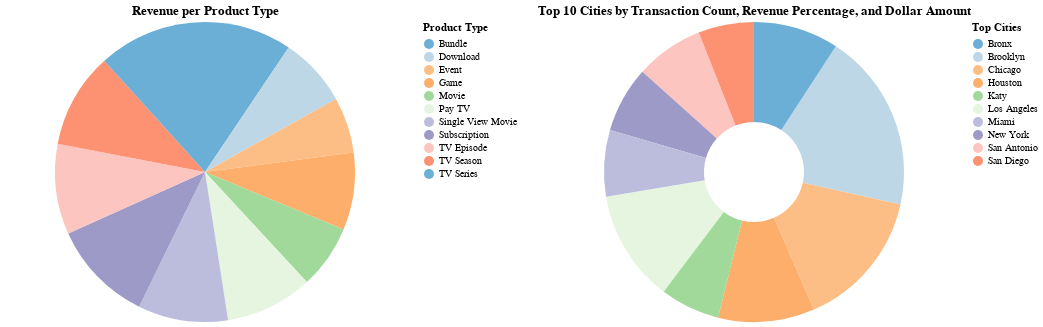

Notebook cell for this chart:
### Code cell
display(md("### Visualization of Key Data"))

import pandas as pd
import altair as alt

# Assuming df is your DataFrame
data = df

# For the pie chart, visualize the revenue per product type
pie_data = data.groupby('product_type')['amt_usd'].sum().reset_index()

# Calculate total revenue by city
city_revenue = data.groupby('location_name')['amt_usd'].sum().reset_index()
total_revenue = city_revenue['amt_usd'].sum()
city_revenue['revenue_percentage'] = (city_revenue['amt_usd'] / total_revenue) * 100

# Get the transaction count for each city
city_transactions = data['location_name'].value_counts().reset_index()
city_transactions.columns = ['location_name', 'transactions']

# Merge the revenue percentage data with the transaction count data
top_cities = city_transactions.merge(city_revenue, on='location_name')

# Take the top 10 cities based on transaction count
top_cities = top_cities.head(10)

# Define a more subdued color scheme
subdued_colors = ['#6baed6', '#bdd7e7', '#fdbe85', '#fdae6b', '#a1d99b', '#e5f5e0', '#bcbddc', '#9e9ac8', '#fcc5c0', '#fc9272']

# Creating a pie chart with a legend to the right and the subdued color scheme, formatting numbers in USD
pie_chart = alt.Chart(pie_data).mark_arc().encode(
    theta=alt.Theta(field='amt_usd', type='quantitative'),
    color=alt.Color(field='product_type', type='nominal', legend=alt.Legend(title='Product Type', orient='right'), scale=alt.Scale(range=subdued_colors)),
    tooltip=[alt.Tooltip('product_type:N'), alt.Tooltip('amt_usd:Q', title='Revenue', format='$,.2f')]
).properties(title='Revenue per Product Type', width=400)

# Creating a donut chart for the top 10 cities with a legend to the right and the subdued color scheme
donut_chart = alt.Chart(top_cities).mark_arc(innerRadius=50).encode(
    theta=alt.Theta(field='transactions', type='quantitative'),
    color=alt.Color(field='location_name', type='nominal', legend=alt.Legend(title='Top Cities', orient='right'), scale=alt.Scale(range=subdued_colors)),
    tooltip=[alt.Tooltip('location_name:N'), 
             alt.Tooltip('transactions:Q', title='Transactions', format=','), 
             alt.Tooltip('revenue_percentage:Q', title='Revenue %', format='.2f'),
             alt.Tooltip('amt_usd:Q', title='Revenue', format='$,.2f')]
).properties(title='Top 10 Cities by Transaction Count, Revenue Percentage, and Dollar Amount', width=400)

# Combine the charts
combined_charts = alt.hconcat(
    pie_chart, donut_chart
).resolve_scale(
    color='independent'
).configure_view(
    stroke=None
)

# To display the charts in the notebook, if you're running Jupyter Notebook or JupyterLab
combined_charts

### Figure 1 — Vega-Lite specification as saved in the notebook (floating-point values rounded to 4 significant figures)
{"config": {"view": {"continuousWidth": 300, "continuousHeight": 300, "stroke": null}}, "hconcat": [{"data": {"name": "data-ec677c41cf0ac97382ebcdf691a49faf"}, "mark": {"type": "arc"}, "encoding": {"color": {"field": "product_type", "legend": {"orient": "right", "title": "Product Type"}, "scale": {"range": ["#6baed6", "#bdd7e7", "#fdbe85", "#fdae6b", "#a1d99b", "#e5f5e0", "#bcbddc", "#9e9ac8", "#fcc5c0", "#fc9272"]}, "type": "nominal"}, "theta": {"field": "amt_usd", "type": "quantitative"}, "tooltip": [{"field": "product_type", "type": "nominal"}, {"field": "amt_usd", "format": "$,.2f", "title": "Revenue", "type": "quantitative"}]}, "title": "Revenue per Product Type", "width": 400}, {"data": {"name": "data-0d08a3f4264bdd29c063edb8d0dca6db"}, "mark": {"type": "arc", "innerRadius": 50}, "encoding": {"color": {"field": "location_name", "legend": {"orient": "right", "title": "Top Cities"}, "scale": {"range": ["#6baed6", "#bdd7e7", "#fdbe85", "#fdae6b", "#a1d99b", "#e5f5e0", "#bcbddc", "#9e9ac8", "#fcc5c0", "#fc9272"]}, "type": "nominal"}, "theta": {"field": "transactions", "type": "quantitative"}, "tooltip": [{"field": "location_name", "type": "nominal"}, {"field": "transactions", "format": ",", "title": "Transactions", "type": "quantitative"}, {"field": "revenue_percentage", "format": ".2f", "title": "Revenue %", "type": "quantitative"}, {"field": "amt_usd", "format": "$,.2f", "title": "Revenue", "type": "quantitative"}]}, "title": "Top 10 Cities by Transaction Count, Revenue Percentage, and Dollar Amount", "width": 400}], "resolve": {"scale": {"color": "independent"}}, "$schema": "https://vega.github.io/schema/vega-lite/v5.15.1.json", "datasets": {"data-ec677c41cf0ac97382ebcdf691a49faf": [{"product_type": "Bundle                                                                                              ", "amt_usd": 20060.0}, {"product_type": "Download                                                                                            ", "amt_usd": 15940.0}, {"product_type": "Event                                                                                               ", "amt_usd": 12820.0}, {"product_type": "Game                                                                                                ", "amt_usd": 17760.0}, {"product_type": "Movie                                                                                               ", "amt_usd": 14640.0}, {"product_type": "Pay TV                                                                                              ", "amt_usd": 20060.0}, {"product_type": "Single View Movie                                                                                   ", "amt_usd": 20680.0}, {"product_type": "Subscription                                                                                        ", "amt_usd": 23500.0}, {"product_type": "TV Episode                                                                                          ", "amt_usd": 20780.0}, {"product_type": "TV Season                                                                                           ", "amt_usd": 21860.0}, {"product_type": "TV Series                                                                                           ", "amt_usd": 24960.0}], "data-0d08a3f4264bdd29c063edb8d0dca6db": [{"location_name": "Brooklyn", "transactions": 273, "amt_usd": 4982.0, "revenue_percentage": 2.339}, {"location_name": "Chicago", "transactions": 212, "amt_usd": 3990.0, "revenue_percentage": 1.873}, {"location_name": "Los Angeles", "transactions": 171, "amt_usd": 2961.0, "revenue_percentage": 1.39}, {"location_name": "Houston", "transactions": 147, "amt_usd": 2734.0, "revenue_percentage": 1.283}, {"location_name": "Bronx", "transactions": 130, "amt_usd": 2289.0, "revenue_percentage": 1.074}, {"location_name": "San Antonio", "transactions": 104, "amt_usd": 1772.0, "revenue_percentage": 0.8316}, {"location_name": "New York", "transactions": 101, "amt_usd": 1806.0, "revenue_percentage": 0.8475}, {"location_name": "Miami", "transactions": 101, "amt_usd": 1603.0, "revenue_percentage": 0.7522}, {"location_name": "Katy", "transactions": 91, "amt_usd": 1636.0, "revenue_percentage": 0.768}, {"location_name": "San Diego", "transactions": 85, "amt_usd": 1491.0, "revenue_percentage": 0.6999}]}}
